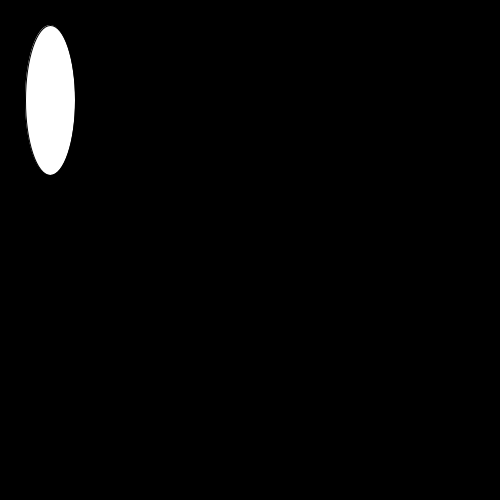
Frame 1 (no input)
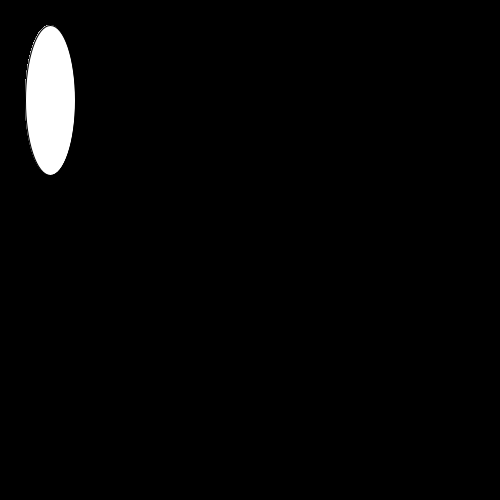
Frame 60 (the mouse pressed at the canvas centre just before this capture)
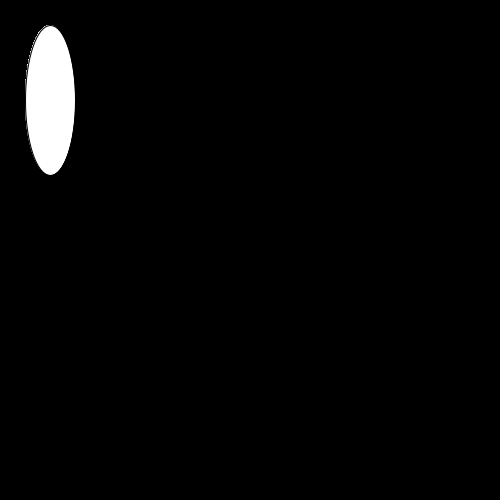
Frame 120 (the mouse held since frame 60 and released just before this capture)

The Processing sketch that drew these frames (run headless with seeded random() and noise(); from frame 60 on, the mouse is pressed at the canvas centre):

// Processing sketch: sketch_15_02
// ── sketch_15_02.pde
void setup() {
  size(500,500);
  background(0);
}
void draw(){
  if(keyPressed==true) {
    fill(50,25,100);
    rect(50,100,25,150);
  } else {
    ellipse(50,100,50,150);
  }
}
